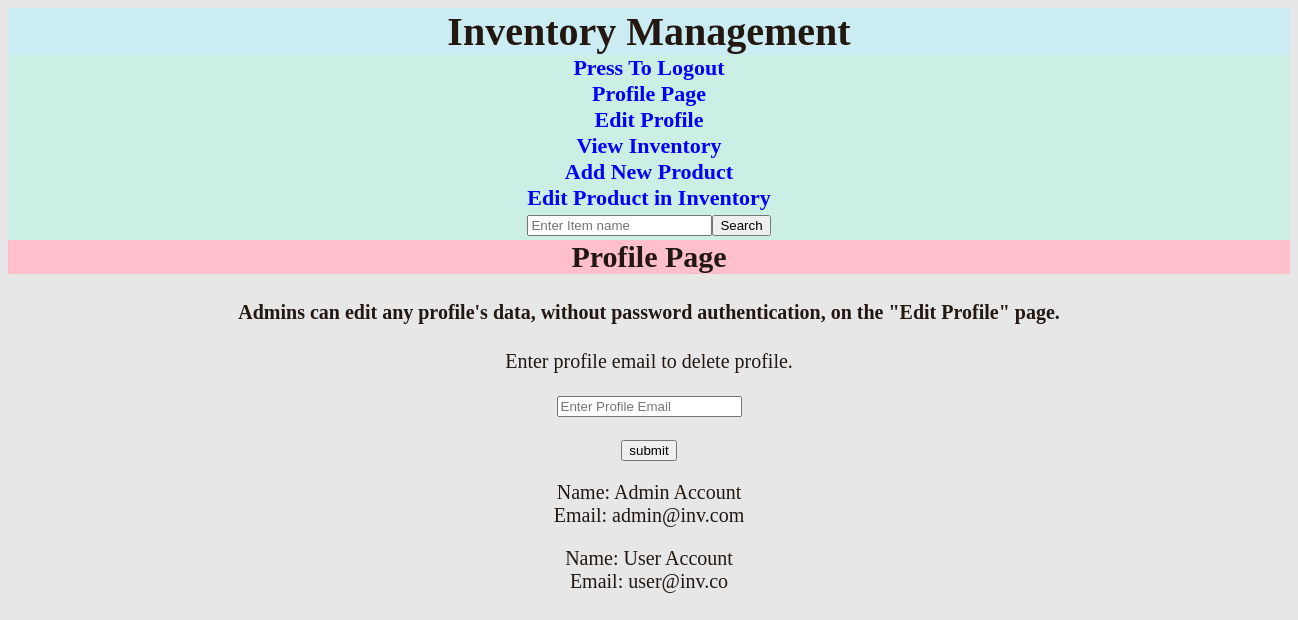
The app's page /profile_page (signed in) with its own data.
### models.py (models this page shows, shortened)
class Users(db.Model, UserMixin):
    id = db.Column(db.Integer, primary_key=True)
    email = db.Column(db.String(100), unique=True)
    password = db.Column(db.String(100))
    firstName = db.Column(db.String(100))
    lastName = db.Column(db.String(100))
    role = db.Column(db.String(20), default='user')

### views.py (the view)
@views.route("profile_page")
@login_required
def profile_page():
    from models import Users
    if current_user.role != 'admin':  # Check to see if the active account has the role of "admin".
        flash("Access denied. Only admin users can access this page.", "error")
        return redirect(url_for("views.home"))
    return render_template("profile.html", values=Users.query.all())

### app.py (called while the page is built)
@login_manager.user_loader
def load_user(id):  # This function tracks which user is logged in via the session.
    from models import Users
    return db.session.get(Users, int(id))

@app.before_request
def create_tables(): # This function generates the database tables.
    db.create_all()

### templates/profile.html (shortened to what this page needs)
{% extends "index.html" %}
{% block label %}Profile Page{% endblock %}
{% block content %}
<form action="/del_usr" method="POST">
    <h4>Admins can edit any profile's data, without password authentication, on the "Edit Profile" page.</h4>
    <p>Enter profile email to delete profile.</p>
    <p><input type="email" name="delete_user" placeholder="Enter Profile Email"/></p>
    <p><input type="submit" value="submit"></p>
</form>
    {% for item in values %}
        <p>Name: {{item.firstName}} {{item.lastName}}<br>Email: {{item.email}}</p>
    {% endfor %}
{% endblock %}

### static/style.css (style rules this page uses)
body { background-color: #e7e7e7; color: #221811; }
p,h2,h3,h4 { text-align: center; padding-left: 1em; padding-right: 1em; }

### records on screen
Users: firstName "Admin", lastName "Account", email "admin@inv.com"
Users: firstName "User", lastName "Account", email "user@inv.co"
